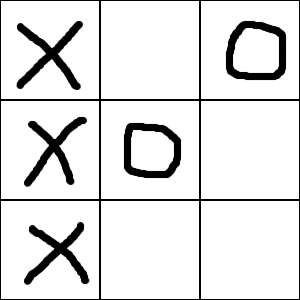
#> input picture morpion1.png, 300 x 300 px
$ jupyter execute detect_tictactoe.ipynb   (shell and % lines are left out)
#> lines starting #> are read from the running program, lines starting #| are printed output that depends on the picture; after the words box and inside, x2 and y2 are one past the last pixel; in counts of white or black regions, pixels touching at a corner belong together; long printed decimals are rounded
[cell 1]

import cv2
import numpy as np
import matplotlib.pyplot as plt

img = cv2.imread('morpion1.png')
#> img is the input picture: shape (300, 300, 3); min 0, max 255, mean 226.8
plt.imshow(img)

[cell 2]
gray = cv2.cvtColor(img,cv2.COLOR_BGR2GRAY)
plt.figure()
plt.imshow(gray)
edges = cv2.Canny(gray,50,150,apertureSize = 3)
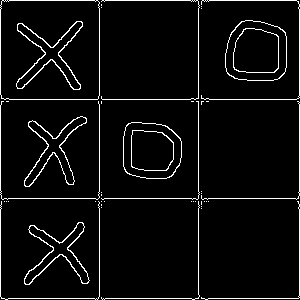
#> edges: shape (300, 300); 4.9% white in thin lines or dots
plt.figure()
plt.imshow(edges)

lines = cv2.HoughLines(edges,1,np.pi/180,200)
#> lines = [[198, 0], [298, 1.57], [198, 1.57], [0, 1.57], [99, 0], [299, 0], [99, 1.57], [0, 0]]

tabV = []
tabH = []

for line in lines:
    print(line)

    for rho,theta in line:
        a = np.cos(theta)
        b = np.sin(theta)
        x0 = a*rho
        y0 = b*rho
        x1 = int(x0 + 1000*(-b))
        y1 = int(y0 + 1000*(a))
        x2 = int(x0 - 1000*(-b))
        y2 = int(y0 - 1000*(a))

        cv2.line(img,(x1,y1),(x2,y2),(0,0,255),2)

        if theta !=0:
            tabV.append(int(rho))
        else:
            tabH.append(int(rho))
#> this loop made 8 passes
#| [[198.   0.]]
#| [[298.          1.571]]
#| [[198.          1.571]]
#| [[0.        1.571]]
#| [[99.  0.]]
#| [[299.   0.]]
#| [[99.         1.571]]
#| [[0. 0.]]
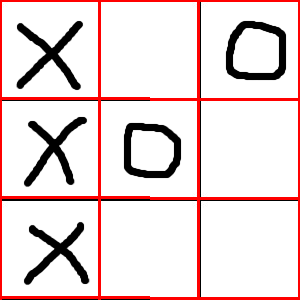
#> img: shape (300, 300, 3); 6.88% of pixels changed, all inside (x1, y1, x2, y2) = (0, 0, 300, 300)
#> after the loop, tabH = [198, 99, 299, 0]; tabV = [298, 198, 0, 99]

tabV.sort()
tabH.sort()

numCell=1
cellDic = {}

for i in range(len(tabH)-1):
    for j in range(len(tabV)-1):
        cell = img[tabV[i]:tabV[i+1],tabH[j]:tabH[j+1]]
        cellDic['cell'+str(numCell)] = cell
        numCell += 1
#> this loop made 3 passes
#> after the loop, cellDic = 9 items; numCell = 10

plt.figure()
plt.imshow(cellDic['cell1'])
plt.figure()
plt.imshow(cellDic['cell2'])
plt.figure()
plt.imshow(cellDic['cell3'])
plt.figure()
plt.imshow(cellDic['cell4'])

cv2.imwrite('houghlines3.jpg',img)
plt.figure()
plt.imshow(img)
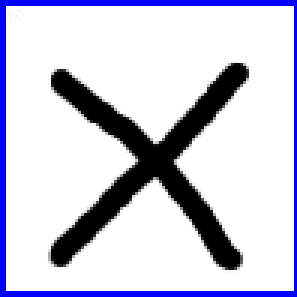
#> shown: shape (99, 99, 3) (shown 3 times larger); mean R, G, B 202.5, 202.5, 220.2
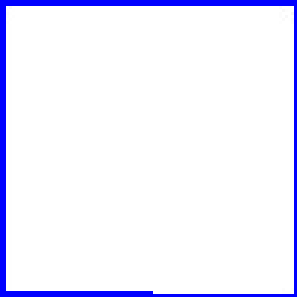
#> shown: shape (99, 99, 3) (shown 3 times larger); mean R, G, B 238.5, 238.5, 255
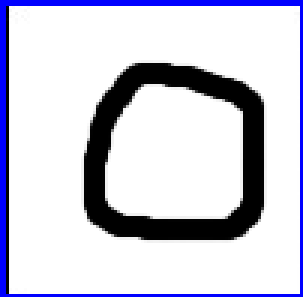
#> shown: shape (99, 101, 3) (shown 3 times larger); mean R, G, B 203.2, 203.2, 218.2
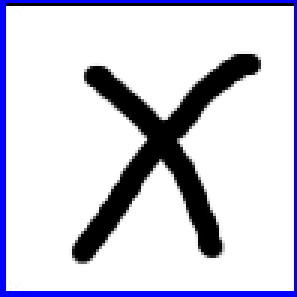
#> shown: shape (99, 99, 3) (shown 3 times larger); mean R, G, B 205.4, 205.4, 220.6

$ run again, with morpio10.jpg saved as morpion1.png
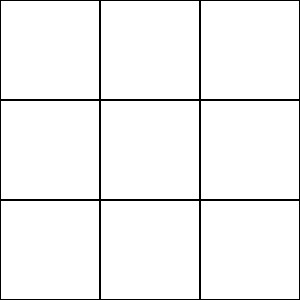
#> input picture morpio10.jpg, 300 x 300 px
#> img is the input picture: shape (300, 300, 3); min 0, max 255, mean 244.9
#> `edges = cv2.Canny(gray,50,150,apertureSize = 3)`:
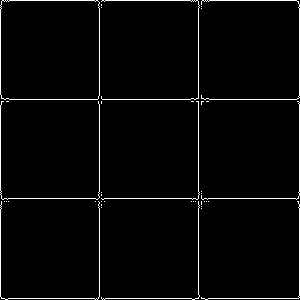
#> edges: shape (300, 300); 2.7% white in thin lines or dots
#> lines = [[198, 0], [298, 1.57], [198, 1.57], [299, 0], [0, 1.57], [99, 0], [99, 1.57], [0, 0]]
#> the loop `for line in lines:` made 8 passes
#> (printed output is left out)
#> after the loop `for line in lines:`: tabH = [198, 299, 99, 0]; tabV = [298, 198, 0, 99]
#> the loop `for i in range(len(tabH)-1):` made 3 passes
#> after the loop `for i in range(len(tabH)-1):`: cellDic = 9 items; numCell = 10
#> `[cell 2] gray = cv2.cvtColor(img,cv2.COLOR_BGR2GRAY) plt.figure() plt...`:
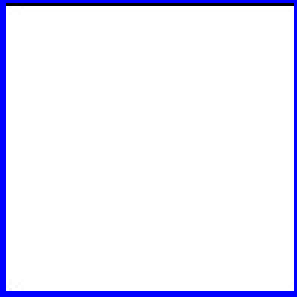
#> shown: shape (99, 99, 3) (shown 3 times larger); mean R, G, B 237.3, 237.3, 252.5
